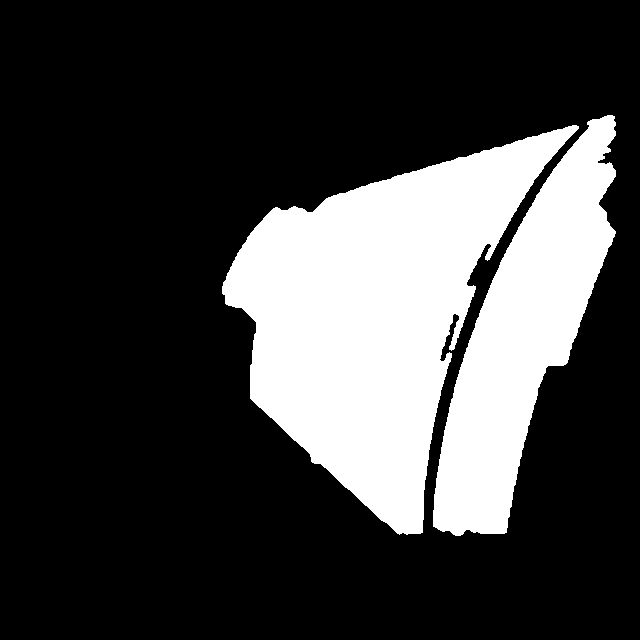
#> input picture data/mask/logam/logam_021.png, 640 x 640 px; its folder holds only this picture in this run
$ jupyter execute --allow-errors 04_konvolusi_citra.ipynb   (older library calls are emulated)
#> lines starting #> are read from the running program, lines starting #| are printed output that depends on the picture; after the words box and inside, x2 and y2 are one past the last pixel; in counts of white or black regions, pixels touching at a corner belong together
[cell 1]
import cv2
import numpy as np
import pandas as pd
import matplotlib.pyplot as plt
from pathlib import Path

ROOT = Path.cwd().parent if Path.cwd().name == "notebooks" else Path.cwd()
SEGMENTASI = ROOT / "data" / "segmentasi"   # objek berwarna, latar hitam (dari notebook 03)
MASK = ROOT / "data" / "mask"               # mask objek (dari notebook 03)
HASIL = ROOT / "hasil" / "konvolusi"

KELAS = ["logam", "paper", "plastic"]
JUMLAH_CONTOH = 2

# Kernel konvolusi 3x3
KERNEL_SOBEL_X = np.array([[-1, 0, 1],
                           [-2, 0, 2],
                           [-1, 0, 1]], dtype=np.float32)

KERNEL_SOBEL_Y = np.array([[-1, -2, -1],
                           [ 0,  0,  0],
                           [ 1,  2,  1]], dtype=np.float32)

KERNEL_LAPLACIAN = np.array([[ 0,  1,  0],
                             [ 1, -4,  1],
                             [ 0,  1,  0]], dtype=np.float32)

def baca(path, gray=False):
    """Membaca citra dengan aman untuk path Windows."""
#> called with gray = False
    try:
        data = np.fromfile(str(path), np.uint8)
        flag = cv2.IMREAD_GRAYSCALE if gray else cv2.IMREAD_COLOR
        return cv2.imdecode(data, flag)
#> returned value is the input picture: shape (640, 640, 3); 24.6% white; 2 white regions, box (x1, y1, x2, y2) and area: (222, 125, 579, 535) 66637, (433, 115, 616, 536) 34034
    except Exception:
        return None

def simpan(path, img):
    """Menyimpan citra dengan aman untuk path Windows."""
    path = Path(path)
    path.parent.mkdir(parents=True, exist_ok=True)
    ok, buffer = cv2.imencode(path.suffix, img)
    if ok:
        buffer.tofile(str(path))

print("Folder segmentasi :", SEGMENTASI)
print("Folder mask       :", MASK)
print("Folder output     :", HASIL)

## 2. Fungsi konvolusi

[cell 2]
def terapkan_konvolusi(gray, kernel):
    """Menerapkan kernel 3x3 secara eksplisit dengan OpenCV filter2D."""
    return cv2.filter2D(
        gray.astype(np.float32),
        ddepth=cv2.CV_32F,
        kernel=kernel,
        borderType=cv2.BORDER_REFLECT
    )
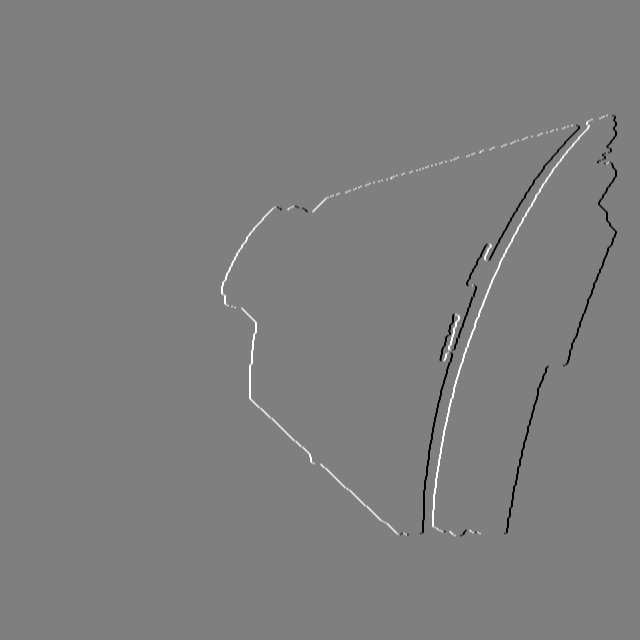
#> returned value: shape (640, 640) float32; min -1020, max 1020, mean 0; drawn with min black and max white

def normalisasi_tampilan(feature_map):
    """Normalisasi hanya untuk menyimpan/menampilkan feature map."""
    nilai = np.abs(feature_map)
    maksimum = nilai.max()
    if maksimum == 0:
        return np.zeros(nilai.shape, dtype=np.uint8)
    return np.clip(nilai / maksimum * 255, 0, 255).astype(np.uint8)

def hitung_ringkasan(feature_map, mask_objek):
    """Statistik respons konvolusi pada piksel objek saja."""
    nilai = feature_map[mask_objek].astype(np.float64)
    if nilai.size == 0:
        return None
    return {
        "rata_abs": float(np.mean(np.abs(nilai))),
        "std": float(np.std(nilai)),
        "energi": float(np.mean(nilai ** 2))
    }

def proses_konvolusi(citra_warna, mask):
    gray = cv2.cvtColor(citra_warna, cv2.COLOR_BGR2GRAY)
    objek = mask > 0

    sx = terapkan_konvolusi(gray, KERNEL_SOBEL_X)
    sy = terapkan_konvolusi(gray, KERNEL_SOBEL_Y)
    lap = terapkan_konvolusi(gray, KERNEL_LAPLACIAN)

    # Magnitudo gradien gabungan Sobel X dan Sobel Y
    magnitude = np.sqrt(sx ** 2 + sy ** 2)
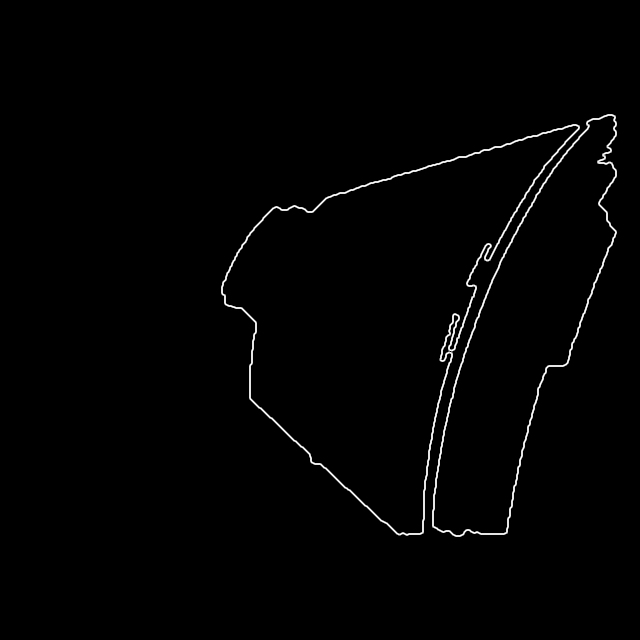
#> magnitude: shape (640, 640) float32; min 0, max 1140.4, mean 12.4; drawn with min black and max white

    # Nolkan respons di luar objek
    for fmap in (sx, sy, lap, magnitude):
        fmap[~objek] = 0
#> this loop made 4 passes

    return gray, {
        "sobel_x": sx,
        "sobel_y": sy,
        "laplacian": lap,
        "gradien_magnitude": magnitude
    }

## 3. Terapkan konvolusi pada seluruh citra hasil segmentasi

[cell 3]
baris_fitur = []
dilewati = []

for kelas in KELAS:
    folder = SEGMENTASI / kelas
    if not folder.exists():
        print(f"Folder tidak ditemukan: {folder}")
        continue

    for path in sorted(folder.glob("*.png")):
        citra = baca(path)
        mask = baca(MASK / kelas / path.name, gray=True)

        if citra is None or mask is None or not np.any(mask > 0):
            dilewati.append(f"{kelas}/{path.name}")
            continue

        gray, maps = proses_konvolusi(citra, mask)
#> maps = 4 items
        objek = mask > 0

        fitur = {"nama": path.name, "kelas": kelas}
        for nama_map, fmap in maps.items():
            statistik = hitung_ringkasan(fmap, objek)
            if statistik is None:
                continue
            for nama_stat, nilai in statistik.items():
                fitur[f"{nama_map}_{nama_stat}"] = nilai

            # Simpan feature map versi visualisasi
            tujuan = HASIL / "feature_map" / nama_map / kelas / path.name
            simpan(tujuan, normalisasi_tampilan(fmap))
#> this loop made 4 passes
#> (nama_map, statistik, maksimum in normalisasi_tampilan) on passes 1 to 4: ('sobel_x', {'rata_abs': 18.41, 'std': 122.4, 'energi': 14977.5}, 1020), ('sobel_y', {'rata_abs': 12.74, 'std': 93.23, 'energi': 8691.4}, 1020), ('laplacian', {'rata_abs': 7.82, 'std': 55.55, 'energi': 3146.9}, 765), ('gradien_magnitude', {'rata_abs': 25.18, 'std': 151.8, 'energi': 23668.9}, 1140.4)
#> pass 3, in normalisasi_tampilan (call 3), `nilai = np.abs(feature_map)`:
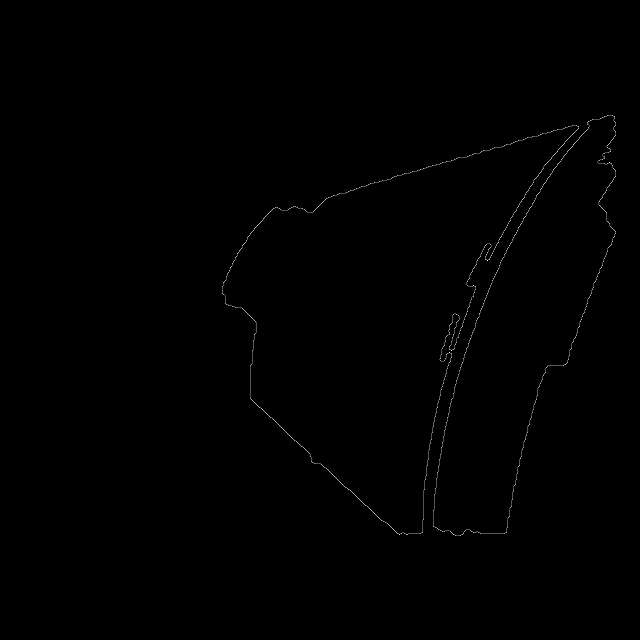
#> nilai: shape (640, 640) float32; min 0, max 765, mean 1.9; drawn with min black and max white
#> after the loop, fitur = 14 items

        baris_fitur.append(fitur)
#> pass 2 of the loop `for kelas in KELAS:`:
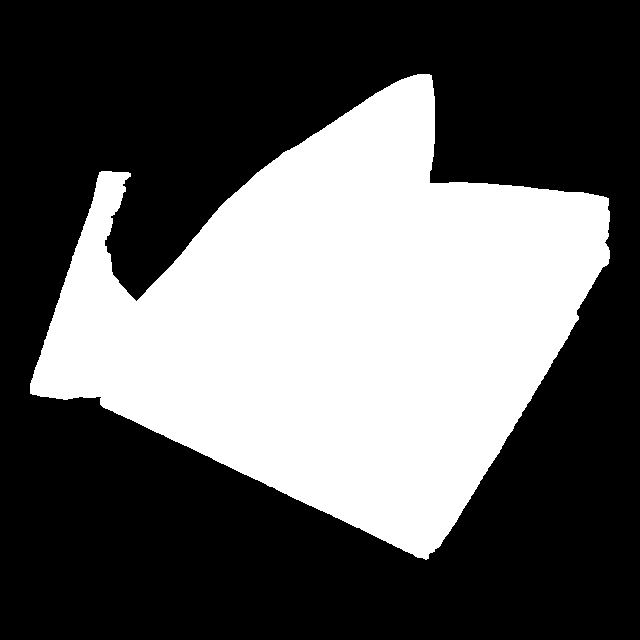
#> input picture data/mask/paper/paper_012.png, 640 x 640 px
#> in baca, returned value is the input picture: shape (640, 640, 3); 37.1% white; 1 white region, box (x1, y1, x2, y2) and area: (30, 74, 610, 560) 151949
#> in proses_konvolusi (call 2), `magnitude = np.sqrt(sx ** 2 + sy ** 2)`:
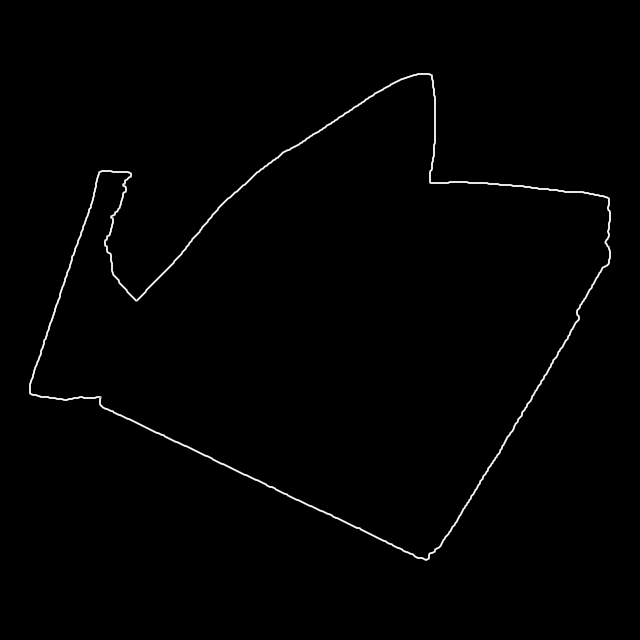
#> magnitude: shape (640, 640) float32; min 0, max 1140.4, mean 9.9; drawn with min black and max white
#> the loop in proses_konvolusi (call 2), `for fmap in (sx, sy, lap, magnitude):` made 4 passes
#> the loop `for nama_map, fmap in maps.items():` made 4 passes
#> (nama_map, statistik, maksimum in normalisasi_tampilan) on passes 1 to 4: ('sobel_x', {'rata_abs': 8.33, 'std': 78.56, 'energi': 6171.7}, 1020), ('sobel_y', {'rata_abs': 8.39, 'std': 79.45, 'energi': 6312.1}, 1020), ('laplacian', {'rata_abs': 4.19, 'std': 40.98, 'energi': 1697.2}, 510), ('gradien_magnitude', {'rata_abs': 13.36, 'std': 110.9, 'energi': 12483.9}, 1140.4)

fitur_konvolusi = pd.DataFrame(baris_fitur)
#> fitur_konvolusi = table of 2 rows and 14 columns
HASIL.mkdir(parents=True, exist_ok=True)
#> (the rest of this cell did not finish here and is left out)

## 4. Visualisasi hasil konvolusi

[cell 4]
contoh = []
for kelas in KELAS:
    data_kelas = fitur_konvolusi[fitur_konvolusi["kelas"] == kelas]
    if not data_kelas.empty:
        contoh.extend(data_kelas.head(JUMLAH_CONTOH).to_dict("records"))
#> this loop made 3 passes
#> data_kelas on passes 1 to 3: table of 1 rows and 14 columns, table of 1 rows and 14 columns, table of 0 rows and 14 columns
#> after the loop, contoh = 2 items

for item in contoh:
    nama = item["nama"]
#> nama = 'logam_021.png'
    kelas = item["kelas"]
#> kelas = 'logam'
    citra = baca(SEGMENTASI / kelas / nama)
    mask = baca(MASK / kelas / nama, gray=True)
    gray, maps = proses_konvolusi(citra, mask)

    fig, ax = plt.subplots(1, 6, figsize=(18, 4))
    ax[0].imshow(cv2.cvtColor(citra, cv2.COLOR_BGR2RGB))
    ax[0].set_title("Segmentasi berwarna")
    ax[1].imshow(gray, cmap="gray")
    ax[1].set_title("Grayscale")

    for a, (nama_map, fmap) in zip(ax[2:], maps.items()):
        a.imshow(normalisasi_tampilan(fmap), cmap="gray")
        a.set_title(nama_map.replace("_", " ").title())
#> this loop made 4 passes
#> (nama_map, maksimum in normalisasi_tampilan) on passes 1 to 4: ('sobel_x', 1020), ('sobel_y', 1020), ('laplacian', 765), ('gradien_magnitude', 1140.4)

    for a in ax:
        a.axis("off")
    fig.suptitle(f"Hasil konvolusi: {kelas} - {nama}")
    fig.tight_layout()
    plt.show()
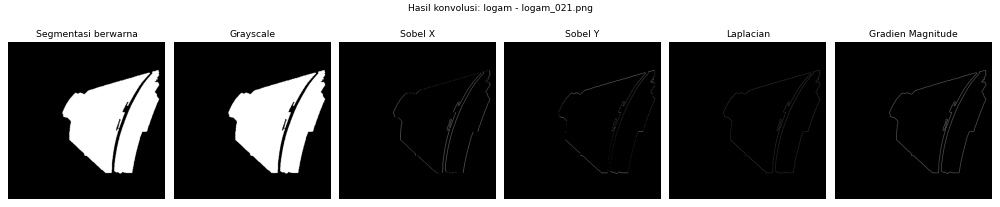
#> figure drawn by matplotlib, 6 panels
    plt.close(fig)
#> pass 2 of the loop `for item in contoh:`:
#> nama = 'paper_012.png'
#> kelas = 'paper'
#> the loop `for a, (nama_map, fmap) in zip(ax[2:], maps.items()):` made 4 passes
#> `plt.show()`:
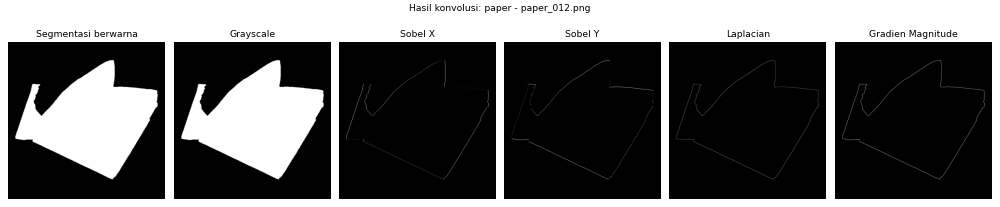
#> figure drawn by matplotlib, 6 panels
